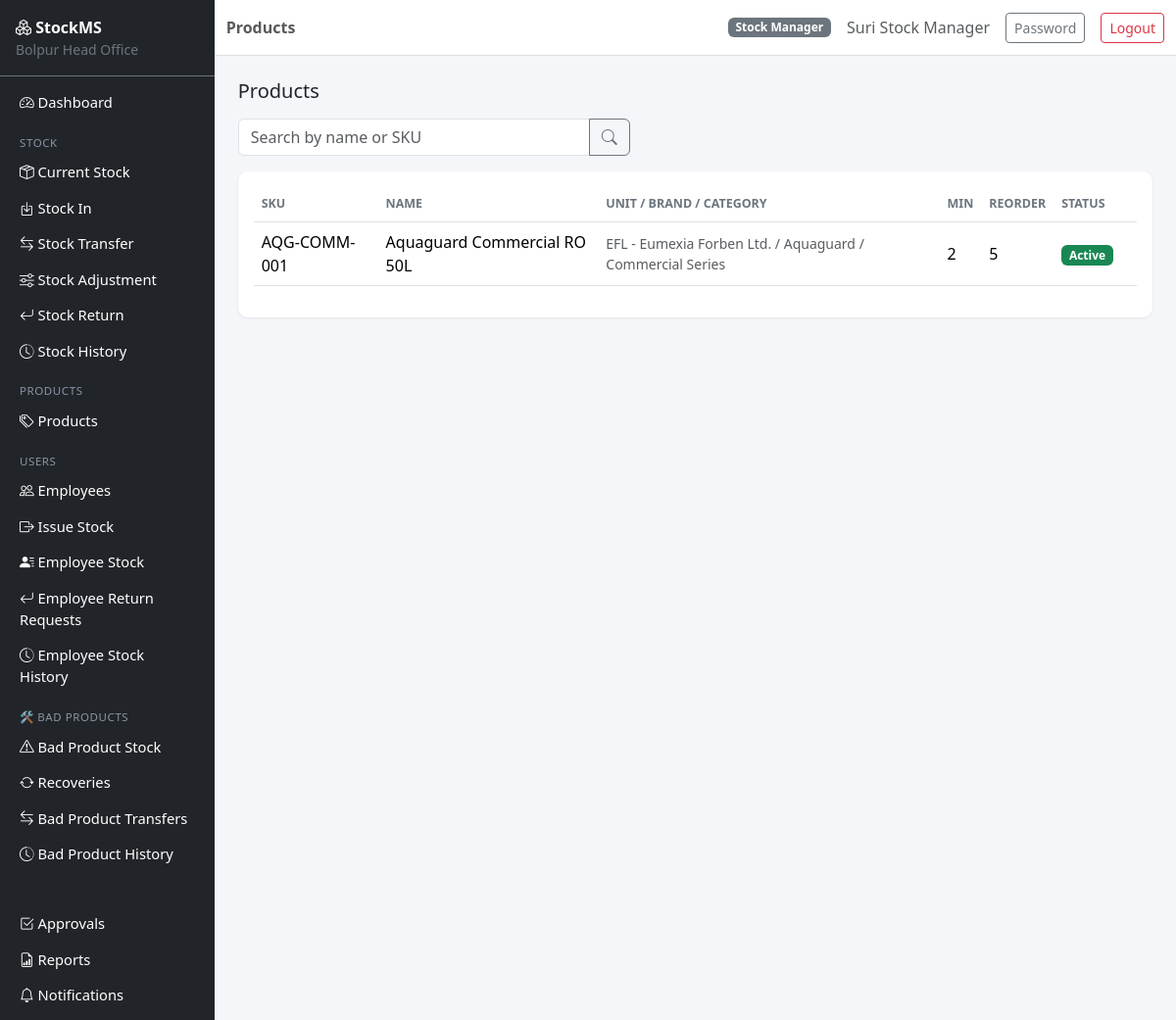
The page /catalog/products (signed in) on the database its author committed.
### app/models.py (models this page shows, shortened)
class User(UserMixin, db.Model):
    __tablename__ = "users"
    id = db.Column(db.Integer, primary_key=True)
    username = db.Column(db.String(64), unique=True, nullable=False, index=True)
    email = db.Column(db.String(120), unique=True, nullable=False, index=True)
    password_hash = db.Column(db.String(255), nullable=False)
    full_name = db.Column(db.String(120), nullable=False)
    role = db.Column(db.String(20), nullable=False, default=ROLE_EMPLOYEE)
    is_active = db.Column(db.Boolean, default=True, nullable=False)
    created_at = db.Column(db.DateTime, default=datetime.utcnow)
    updated_at = db.Column(db.DateTime, default=datetime.utcnow, onupdate=datetime.utcnow)
    last_login_at = db.Column(db.DateTime)
    manager_assignments = db.relationship(
        "StockManagerAssignment", back_populates="user", foreign_keys="StockManagerAssignment.user_id"
    )
    employee_profile = db.relationship(
        "Employee", back_populates="user", uselist=False, foreign_keys="Employee.user_id"
    )
    def is_main_admin(self):
        return self.role == ROLE_MAIN_ADMIN
    def is_stock_manager(self):
        return self.role == ROLE_STOCK_MANAGER
    def is_employee(self):
        return self.role == ROLE_EMPLOYEE

class Product(db.Model):
    __tablename__ = "products"
    id = db.Column(db.Integer, primary_key=True)
    sku = db.Column(db.String(40), unique=True, nullable=False)
    name = db.Column(db.String(150), nullable=False)
    category_id = db.Column(db.Integer, db.ForeignKey("categories.id"), nullable=False)
    model = db.Column(db.String(80))
    description = db.Column(db.Text)
    min_stock_level = db.Column(db.Integer, default=0, nullable=False)
    reorder_level = db.Column(db.Integer, default=0, nullable=False)
    cost_price = db.Column(db.Numeric(12, 2))
    is_active = db.Column(db.Boolean, default=True, nullable=False)
    created_at = db.Column(db.DateTime, default=datetime.utcnow)
    updated_at = db.Column(db.DateTime, default=datetime.utcnow, onupdate=datetime.utcnow)
    category = db.relationship("Category", back_populates="products")
    stock_entries = db.relationship("LocationStock", back_populates="product")
    @property
    def brand(self):
        return self.category.brand if self.category else None
    @property
    def unit(self):
        return self.category.brand.unit if self.category and self.category.brand else None

class Unit(db.Model):
    __tablename__ = "units"
    id = db.Column(db.Integer, primary_key=True)
    code = db.Column(db.String(20), unique=True, nullable=False)
    name = db.Column(db.String(120), nullable=False)
    description = db.Column(db.String(255))
    is_active = db.Column(db.Boolean, default=True, nullable=False)
    created_at = db.Column(db.DateTime, default=datetime.utcnow)
    brands = db.relationship("Brand", back_populates="unit")

class Brand(db.Model):
    __tablename__ = "brands"
    id = db.Column(db.Integer, primary_key=True)
    unit_id = db.Column(db.Integer, db.ForeignKey("units.id"), nullable=False)
    code = db.Column(db.String(20), nullable=False)
    name = db.Column(db.String(120), nullable=False)
    description = db.Column(db.String(255))
    is_active = db.Column(db.Boolean, default=True, nullable=False)
    created_at = db.Column(db.DateTime, default=datetime.utcnow)
    unit = db.relationship("Unit", back_populates="brands")
    categories = db.relationship("Category", back_populates="brand")
    __table_args__ = (db.UniqueConstraint("unit_id", "code", name="uq_brand_code_per_unit"),)

class Category(db.Model):
    __tablename__ = "categories"
    id = db.Column(db.Integer, primary_key=True)
    brand_id = db.Column(db.Integer, db.ForeignKey("brands.id"), nullable=False)
    code = db.Column(db.String(20), nullable=False)
    name = db.Column(db.String(120), nullable=False)
    description = db.Column(db.String(255))
    is_active = db.Column(db.Boolean, default=True, nullable=False)
    created_at = db.Column(db.DateTime, default=datetime.utcnow)
    brand = db.relationship("Brand", back_populates="categories")
    products = db.relationship("Product", back_populates="category")
    __table_args__ = (db.UniqueConstraint("brand_id", "code", name="uq_category_code_per_brand"),)

### app/blueprints/catalog/routes.py (the view)
@bp.route("/products")
@login_required
def list_products():
    q = request.args.get("q", "").strip()
    query = Product.query.join(Category).join(Brand).join(Unit)
    if q:
        query = query.filter(Product.name.ilike(f"%{q}%") | Product.sku.ilike(f"%{q}%"))
    products = query.order_by(Product.name).all()
    return render_template("catalog/products_list.html", products=products, q=q)

### app/templates/catalog/products_list.html (shortened to what this page needs)
{% extends "base.html" %}
{% block page_title %}Products{% endblock %}
{% block content %}
<div class="d-flex justify-content-between mb-3">
    <h5 class="mb-0">Products</h5>
</div>
<form method="GET" class="mb-3">
    <div class="input-group" style="max-width:400px;">
        <input type="text" name="q" class="form-control" placeholder="Search by name or SKU" value="{{ q }}">
        <button class="btn btn-outline-secondary" type="submit"><i class="bi bi-search"></i></button>
    </div>
</form>
<div class="card">
    <div class="card-body">
        <table class="table table-hover align-middle">
            <thead><tr><th>SKU</th><th>Name</th><th>Unit / Brand / Category</th><th>Min</th><th>Reorder</th><th>Status</th><th></th></tr></thead>
            <tbody>
            {% for p in products %}
                <tr>
                    <td>{{ p.sku }}</td>
                    <td>{{ p.name }}</td>
                    <td class="text-muted small">{{ p.unit.name }} / {{ p.brand.name }} / {{ p.category.name }}</td>
                    <td>{{ p.min_stock_level }}</td>
                    <td>{{ p.reorder_level }}</td>
                    <td>{% if p.is_active %}<span class="badge bg-success">Active</span>{% else %}<span class="badge bg-secondary">Inactive</span>{% endif %}</td>
                    <td class="text-end">
                    </td>
                </tr>
            {% else %}
                <tr><td colspan="7" class="text-muted text-center py-4">No products found.</td></tr>
            {% endfor %}
            </tbody>
        </table>
    </div>
</div>
{% endblock %}

### app/templates/base.html (shortened to what this page needs)
<!DOCTYPE html>
<html lang="en">
<head>
    <link href="https://cdn.jsdelivr.net/npm/bootstrap@5.3.3/dist/css/bootstrap.min.css" rel="stylesheet">
    <link href="https://cdn.jsdelivr.net/npm/bootstrap-icons@1.11.3/font/bootstrap-icons.css" rel="stylesheet">
    <link href="{{ url_for('static', filename='css/app.css') }}" rel="stylesheet">
</head>
<body>
{% if current_user.is_authenticated %}
<div class="d-flex" id="wrapper">
    <nav class="sidebar bg-dark text-white" id="sidebar">
        <div class="sidebar-brand p-3 border-bottom border-secondary">
            <i class="bi bi-boxes"></i> <strong>StockMS</strong>
            <div class="small text-secondary">Bolpur Head Office</div>
        </div>
        <ul class="nav flex-column p-2">
            <li class="nav-item"><a class="nav-link text-white" href="{{ url_for('main.dashboard') }}"><i class="bi bi-speedometer2"></i> Dashboard</a></li>
            <li class="nav-item sidebar-heading">Stock</li>
            <li class="nav-item"><a class="nav-link text-white" href="{{ url_for('stock.current_stock') }}"><i class="bi bi-box-seam"></i> Current Stock</a></li>
            {% if current_user.is_main_admin() or current_user.is_stock_manager() %}
            <li class="nav-item"><a class="nav-link text-white" href="{{ url_for('stock.stock_in') }}"><i class="bi bi-box-arrow-in-down"></i> Stock In</a></li>
            {% endif %}
            <li class="nav-item"><a class="nav-link text-white" href="{{ url_for('transfers.list_transfers') }}"><i class="bi bi-arrow-left-right"></i> Stock Transfer</a></li>
            <li class="nav-item"><a class="nav-link text-white" href="{{ url_for('adjustments.list_adjustments') }}"><i class="bi bi-sliders"></i> Stock Adjustment</a></li>
            <li class="nav-item"><a class="nav-link text-white" href="{{ url_for('returns.list_returns') }}"><i class="bi bi-arrow-return-left"></i> Stock Return</a></li>
            <li class="nav-item"><a class="nav-link text-white" href="{{ url_for('stock.stock_history') }}"><i class="bi bi-clock-history"></i> Stock History</a></li>
            <li class="nav-item sidebar-heading">Products</li>
            <li class="nav-item"><a class="nav-link text-white" href="{{ url_for('catalog.list_products') }}"><i class="bi bi-tags"></i> Products</a></li>
            {% if current_user.is_main_admin() or current_user.is_stock_manager() %}
            <li class="nav-item sidebar-heading">Users</li>
            <li class="nav-item"><a class="nav-link text-white" href="{{ url_for('users.list_employees') }}"><i class="bi bi-people"></i> Employees</a></li>
            <li class="nav-item"><a class="nav-link text-white" href="{{ url_for('employee_stock.issue_stock') }}"><i class="bi bi-box-arrow-right"></i> Issue Stock</a></li>
            <li class="nav-item"><a class="nav-link text-white" href="{{ url_for('employee_stock.employee_stock_overview') }}"><i class="bi bi-person-lines-fill"></i> Employee Stock</a></li>
            <li class="nav-item"><a class="nav-link text-white" href="{{ url_for('employee_stock.list_returns') }}"><i class="bi bi-arrow-return-left"></i> Employee Return Requests</a></li>
            <li class="nav-item"><a class="nav-link text-white" href="{{ url_for('employee_stock.history') }}"><i class="bi bi-clock-history"></i> Employee Stock History</a></li>
            {% endif %}
            <li class="nav-item sidebar-heading">🛠 Bad Products</li>
            <li class="nav-item"><a class="nav-link text-white" href="{{ url_for('bad_products.stock') }}"><i class="bi bi-exclamation-triangle"></i> Bad Product Stock</a></li>
            <li class="nav-item"><a class="nav-link text-white" href="{{ url_for('bad_products.list_recoveries') }}"><i class="bi bi-arrow-repeat"></i> Recoveries</a></li>
            <li class="nav-item"><a class="nav-link text-white" href="{{ url_for('bad_products.list_transfers') }}"><i class="bi bi-arrow-left-right"></i> Bad Product Transfers</a></li>
            <li class="nav-item"><a class="nav-link text-white" href="{{ url_for('bad_products.history') }}"><i class="bi bi-clock-history"></i> Bad Product History</a></li>
            <li class="nav-item sidebar-heading">&nbsp;</li>
            <li class="nav-item"><a class="nav-link text-white" href="{{ url_for('approvals.pending') }}"><i class="bi bi-check2-square"></i> Approvals</a></li>
            <li class="nav-item"><a class="nav-link text-white" href="{{ url_for('reports.index') }}"><i class="bi bi-file-earmark-bar-graph"></i> Reports</a></li>
            <li class="nav-item"><a class="nav-link text-white" href="{{ url_for('notifications.list_notifications') }}"><i class="bi bi-bell"></i> Notifications
            </a></li>
        </ul>
    </nav>
    <div class="flex-grow-1">
        <nav class="navbar navbar-expand-lg navbar-light bg-white border-bottom sticky-top">
            <div class="container-fluid">
                <span class="navbar-text fw-semibold">{% block page_title %}{% endblock %}</span>
                <div class="ms-auto d-flex align-items-center gap-3">
                    <span class="badge bg-secondary">{{ current_user.role.replace('_',' ')|title }}</span>
                    <span class="text-muted">{{ current_user.full_name }}</span>
                    <a href="{{ url_for('auth.change_password') }}" class="btn btn-sm btn-outline-secondary">Password</a>
                    <a href="{{ url_for('auth.logout') }}" class="btn btn-sm btn-outline-danger">Logout</a>
                </div>
            </div>
        </nav>
        <main class="container-fluid p-4">
            {% block content %}{% endblock %}
        </main>
    </div>
</div>
{% endif %}
</body>
</html>

### app/static/css/app.css (style rules this page uses)
body { background-color: #f4f6f9; }
.sidebar { width: 240px; min-height: 100vh; }
.sidebar .nav-link { padding: 0.45rem 0.75rem; border-radius: 6px; font-size: 0.92rem; }
.sidebar-heading { color: #8a94a6; text-transform: uppercase; font-size: 0.72rem; letter-spacing: .05em; padding: 0.9rem 0.75rem 0.2rem; }
.card { border: none; box-shadow: 0 1px 3px rgba(0,0,0,0.08); border-radius: 10px; }
.table thead th { font-size: 0.78rem; text-transform: uppercase; color: #6c757d; border-top: none; }

### rows shown on the page
User: role.replace "Stock Manager", full_name "Suri Stock Manager"
Product: sku "AQG-COMM-001", name "Aquaguard Commercial RO 50L", unit.name "EFL - Eumexia Forben Ltd.", brand.name "Aquaguard", category.name "Commercial Series", min_stock_level "2", reorder_level "5", is_active "Active"
